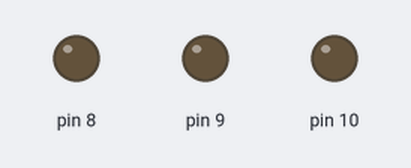
The sketch below on a simulated Arduino Uno, built with avr-gcc and run on an emulated ATmega328P. Shown: output pins drawn as LEDs (lit = HIGH).

Above: at 0.5 s.
At 2.5 s:
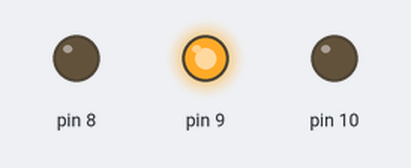
At 3.5 s:
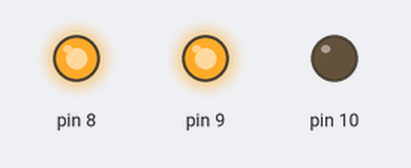
At 4.5 s:
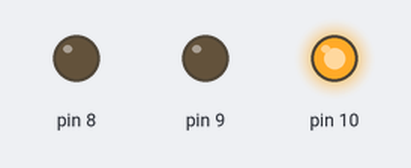
At 6.5 s:
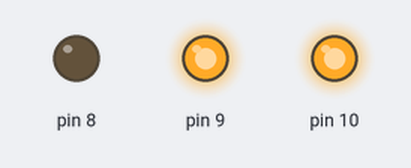
At 9.5 s:
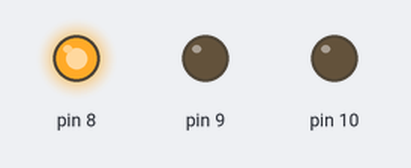
Timing chart, 0 to 10.4 s (numbered marks = the images above):
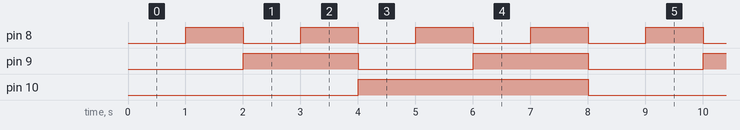

The sketch:

sketch_Lab_4_.ino
```cpp
void setup() {
  // put your setup code here, to run once:

pinMode(8, OUTPUT);
pinMode(9, OUTPUT);
pinMode(10, OUTPUT);

}

void loop() {
  // put your main code here, to run repeatedly:

//0
digitalWrite(8, LOW);
digitalWrite(9, LOW);
digitalWrite(10, LOW);
delay(1000);

//1
digitalWrite(8, HIGH);
digitalWrite(9, LOW);
digitalWrite(10, LOW);
delay(1000);

//2
digitalWrite(8, LOW);
digitalWrite(9, HIGH);
digitalWrite(10, LOW);
delay(1000);

//3
digitalWrite(8, HIGH);
digitalWrite(9, HIGH);
digitalWrite(10, LOW);
delay(1000);

//4
digitalWrite(8, LOW);
digitalWrite(9, LOW);
digitalWrite(10, HIGH);
delay(1000);

//5
digitalWrite(8, HIGH);
digitalWrite(9, LOW);
digitalWrite(10, HIGH);
delay(1000);

//6
digitalWrite(8, LOW);
digitalWrite(9, HIGH);
digitalWrite(10, HIGH);
delay(1000);

//7
digitalWrite(8, HIGH);
digitalWrite(9, HIGH);
digitalWrite(10, HIGH);
delay(1000);

}
```

Measured:
- by itself, pin 8: alternates HIGH for 1.0 s and LOW for 1.0 s
- by itself, pin 9: alternates HIGH for 2.0 s and LOW for 2.0 s
- by itself, pin 10: alternates HIGH for 4.0 s and LOW for 4.0 s
